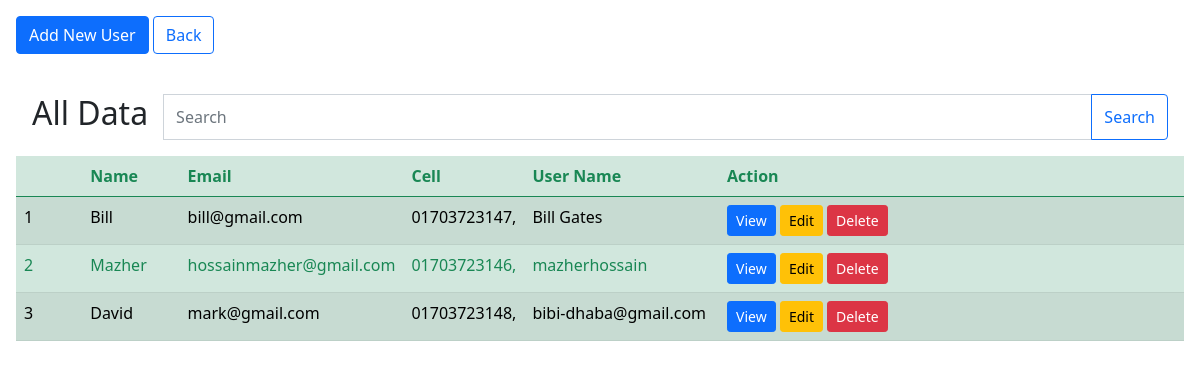
The page / on the database its author committed.
### tables this page shows
CREATE TABLE `users` (
  `id` int(11) NOT NULL,
  `name` varchar(100) NOT NULL,
  `email` varchar(100) NOT NULL,
  `cell` varchar(20) NOT NULL,
  `username` varchar(100) NOT NULL,
  `status` tinyint(1) NOT NULL DEFAULT 1,
  `created_at` varchar(20) NOT NULL DEFAULT current_timestamp(),
  `updated_at` varchar(20) DEFAULT NULL
);

### app/Support/Database.php (called while the page is built, shortened)
<?php
  abstract class Database{
    private $host = 'localhost';
    private $user = 'root';
    private $pass = '';
    private $db = 'oop';
  private function connection(){
    return $this->connection=new mysqli($this->host,$this->user,$this->pass,$this->db);
  }
  protected function all($table,$order='DESC'){
    return $this -> connection()->query("SELECT * FROM $table ORDER by id $order");
}
}
?>

### app/Controller/User.php (called while the page is built, shortened)
<?php
  class User extends Database{
    public function getDataFromDatabase(){
      return parent::all('users');
    }
}
?>

### index.php (the view, shortened to what this page needs)
<?php
	$user = new User;
?>
<!DOCTYPE html>
<html lang="en">
<head>
	<link rel="stylesheet" href="assets/css/bootstrap.min.css">
  <link rel="stylesheet" href="assets/fonts/css/all.css">
  <link rel="stylesheet" href="assets/css/style3.css">
</head>
<body>
	<div class="wrap-table w-100 p-3">
<button type="button" class="btn btn-primary" data-bs-toggle="modal" data-bs-target="#UserModal">
  Add New User
</button>
<a class="btn btn-outline-primary" href="#">Back</a>
<br><br>
		<div class="card-shadow">
			<div class="card-body input-group">
				<form class="input-group" action="" method="POST">
					<h2 class="me-3">All Data</h2>
					<input name="search" type="search" class="form-control" placeholder="Search">
					<button name="searchbtn" class="btn btn-outline-primary" type="submit">Search</button>
				</form>
			</div>
				<table class="table table-success table-striped text-success">
					<thead>
						<tr>
							<th ></th>
							<th class="col-sm-1">Name</th>
							<th class="col-sm-2">Email</th>
							<th class="col-sm-1">Cell</th>
							<th class="col-sm-2">User Name</th>
							<th>Action</th>
						</tr>
					</thead>
					<tbody>
					<?php
						$data=$user-> getDataFromDatabase();
						$i=1;
						while($d=$data->fetch_object()):
					?>
						<tr>
							<td><?php echo $i; $i++;  ?></td>
							<td><?php echo $d->name;  ?></td>
							<td><?php echo $d->email;  ?></td>
							<td><?php echo $d->cell; ?></td>
							<td><?php echo $d->username; ?></td>
							<td>
								<a class="btn btn-sm btn-primary" href="show.php?show_id=<?php echo $d->id?>">View</a>
								<a class="btn btn-sm btn-warning" href="edit.php?edit_id=<?php echo $d->id?>">Edit</a>
								<a class="btn btn-sm btn-danger delete_btn" href="?delete_id=<?php echo $d->id; ?>&photo=<?php ?>">Delete</a>
							</td>
						</tr>
					<?php
						endwhile;
					?>
					</tbody>
				</table>
			</div>
		</div>
</body>
</html>

### rows shown on the page
users: name "Bill", email "bill@gmail.com", cell "01703723147,", username "Bill Gates"
users: name "Mazher", email "hossainmazher@gmail.com", cell "01703723146,", username "mazherhossain"
users: name "David", email "mark@gmail.com", cell "01703723148,", username "bibi-dhaba@gmail.com"
